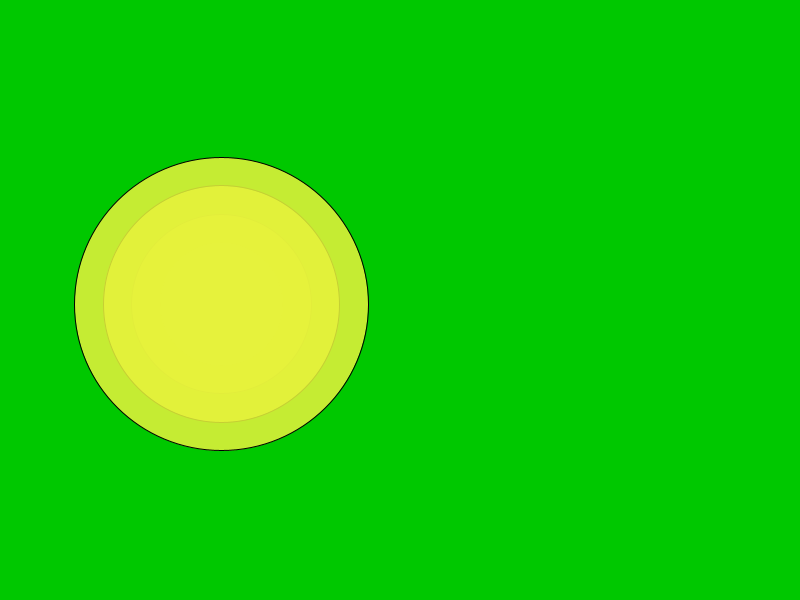
Frame 1 (no input)
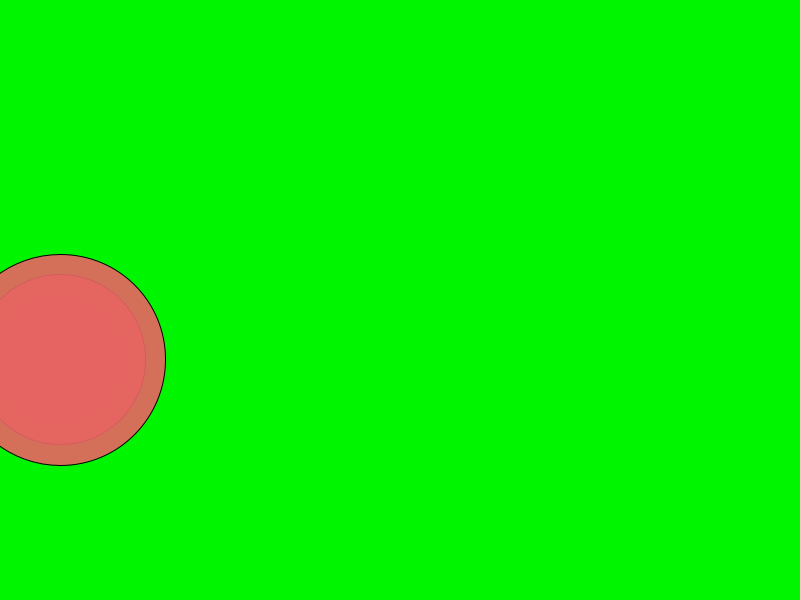
Frame 60 (the mouse pressed at the canvas centre just before this capture)
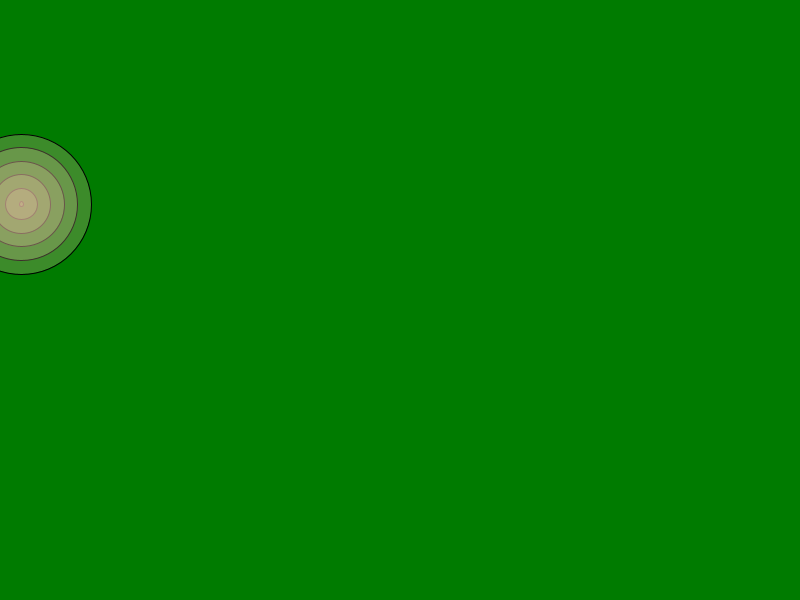
Frame 120 (the mouse held since frame 60 and released just before this capture)

The Processing sketch that drew these frames (run headless with seeded random() and noise(); from frame 60 on, the mouse is pressed at the canvas centre):

// Processing sketch: processing_46356
// ── processing_46356.pde

float posicion=0, posicion1=0;
float velocidad = 1.0/24.0;
void setup (){
  size(800,600);
}
void draw(){
 background (noise(0,255),random(100,255),noise(0,255),random(0,255));
 
 fill(230,random(0,255),random(0,255),random(0,255));
  posicion= posicion +velocidad;
  posicion1+=velocidad*10;
  float radio=noise(posicion)*50.6; 
  //stroke(0);
  for(float i=0.3; i<10;i+=1.89)
  ellipse((sin (posicion1)*300)+100,(sin(posicion)*100)+300,radio*i,radio*i);
}
